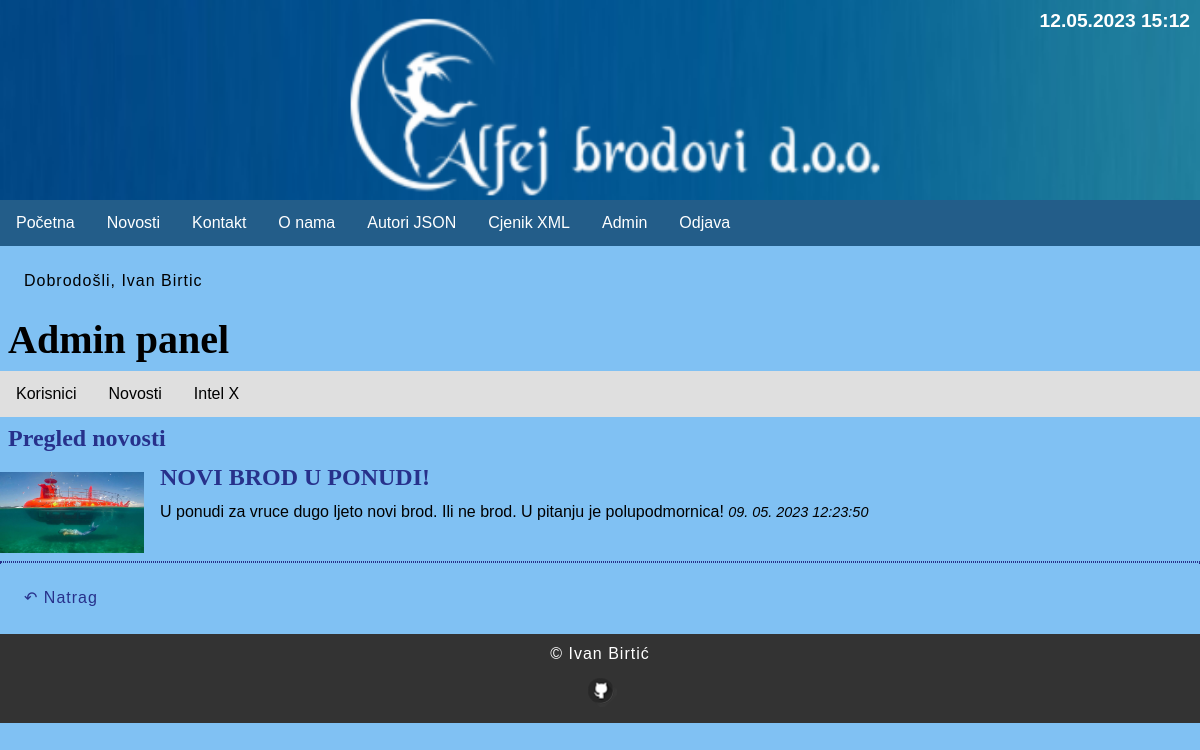
Page /index.php?menu=7&action=2&id=1 (signed in) on the committed database.
### tables this page shows
CREATE TABLE `news` (
  `id` int(11) NOT NULL,
  `title` varchar(255) NOT NULL,
  `description` text NOT NULL,
  `date` timestamp NOT NULL DEFAULT current_timestamp() ON UPDATE current_timestamp(),
  `picture` varchar(255) NOT NULL,
  `archive` enum('Y','N') NOT NULL
);

### functions.php (called while the page is built)
<?php
	function pickerDateToMysql($pickerDate){
		$date = DateTime::createFromFormat('Y-m-d H:i:s', $pickerDate);
		return $date->format('d. m. Y H:i:s');
	}
?>

### admin/news.php (the view, shortened to what this page needs)
<?php
	if (isset($_GET['id']) && $_GET['id'] != '') {
		$query  = "SELECT * FROM news";
		$query .= " WHERE id=".$_GET['id'];
		$query .= " ORDER BY date DESC";
		$result = @mysqli_query($MySQL, $query);
		$row = @mysqli_fetch_array($result);
		print '
		<h2>Pregled novosti</h2>
		<div class="news">
			<img src="news/' . $row['picture'] . '" alt="' . $row['title'] . '" title="' . $row['title'] . '">
			<h2>' . $row['title'] . '</h2>
			' . $row['description'] . '
			<time datetime="' . $row['date'] . '">' . pickerDateToMysql($row['date']) . '</time>
			<hr>
		</div>
		<p><a href="index.php?menu='.$menu.'&amp;action='.$action.'">↶ Natrag</a></p>';
	}
?>

### style.css (style rules this page uses)
body, html { font-family: 'futura', 'helvetica', sans-serif; margin: 0; font-size: 16px; background-color: #80c1f3; }
h1,h2 { margin: 8px; font-size: 40px; font-family: Times-new-roman; }
h2 { font-size: 24px; color: #27318b; }
main a { color: #27318b; text-decoration: none; }
p { margin: 24px; line-height: 22.4px; letter-spacing: 1px; }
.news img { width: 12%; float: left; padding: 0.5em 0; margin: 0 1em 0 0; }
.news h2 { margin: 0.5em 0; font-size: 1.5em; color: #27318b; }
.news hr { margin: 1em 0; border: 1px dotted #27318b; clear: both; }
.news time { font-size: 90%; font-style: italic; }
img { width: 100%; }

### rows in the picture
news: picture (picture), title "NOVI BROD U PONUDI!", description "U ponudi za vruce dugo ljeto novi brod. Ili ne brod. U pitanju je polupodmornica!", date "09. 05. 2023 12:23:50"

### other values in the picture
$_SESSION['message'] "Dobrodošli, Ivan Birtic"
